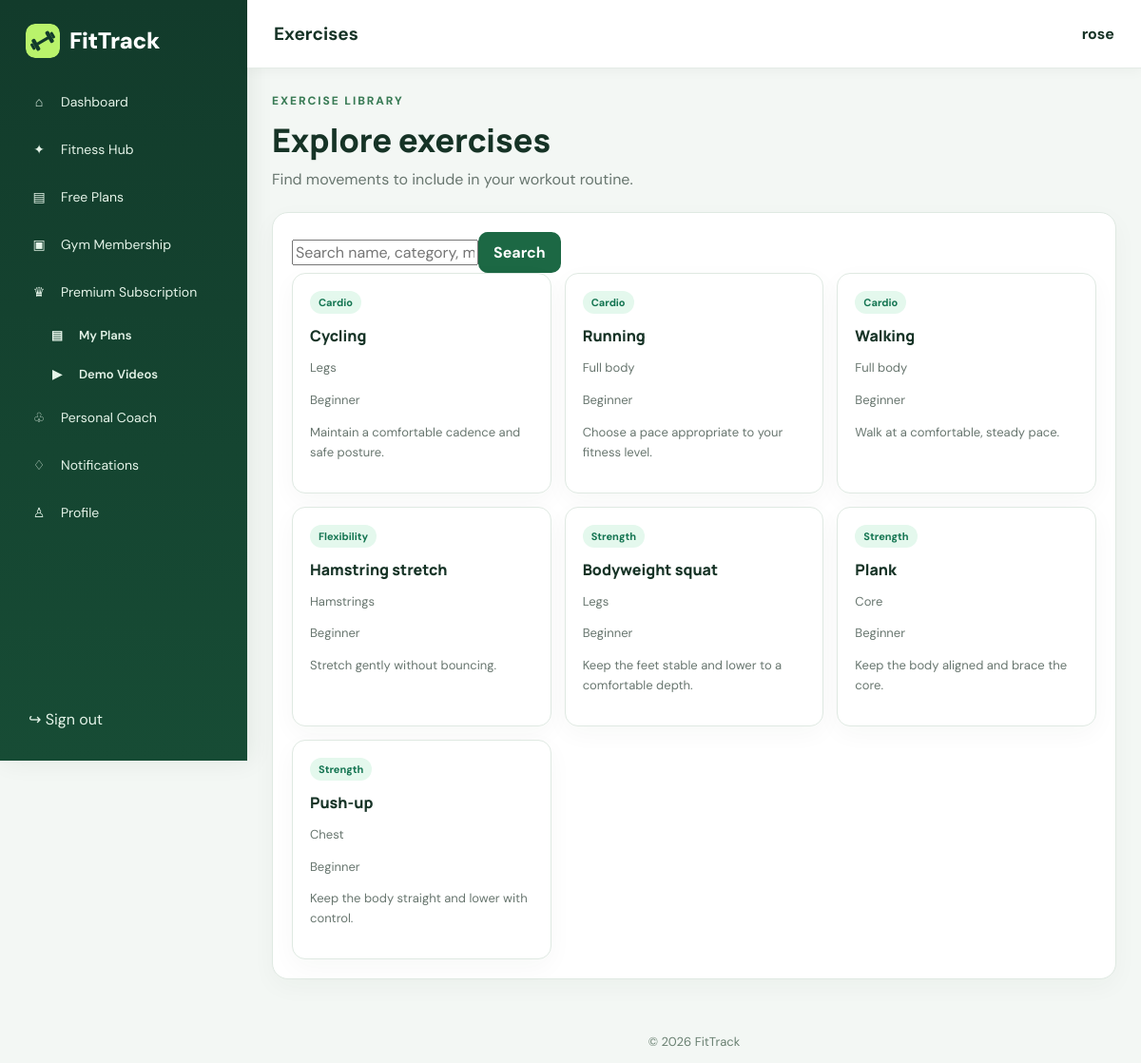
The app's page /exercises.php (signed in) with its own data.
### tables this page shows
CREATE TABLE `exercises` (
  `id` bigint(20) UNSIGNED NOT NULL,
  `name` varchar(150) NOT NULL,
  `category` varchar(50) NOT NULL,
  `muscle_group` varchar(100) DEFAULT NULL,
  `difficulty` enum('beginner','intermediate','advanced') NOT NULL DEFAULT 'beginner',
  `equipment` varchar(120) DEFAULT NULL,
  `instructions` text DEFAULT NULL,
  `created_at` timestamp NOT NULL DEFAULT current_timestamp()
);

### includes/auth.php (called while the page is built, shortened)
<?php
require_once __DIR__ . '/init.php';
function hasActivePremium(PDO $pdo, int $userId): bool {
    static $cache = [];
    $q = $pdo->prepare("SELECT 1 FROM users WHERE id = ? AND subscription_status = 'active' AND subscription_expires_at >= CURDATE() LIMIT 1");
    $q->execute([$userId]);
    return $cache[$userId] = (bool) $q->fetchColumn();
}

### exercises.php (the view, shortened to what this page needs)
<?php
require_once __DIR__ . '/includes/init.php';
require_once __DIR__ . '/includes/auth.php';
$sql = 'SELECT id, name, category, muscle_group, difficulty, equipment, instructions FROM exercises';
$params = [];
$sql .= ' ORDER BY category, name LIMIT 200';
$stmt = $pdo->prepare($sql);
$stmt->execute($params);
$exercises = $stmt->fetchAll();
require __DIR__ . '/includes/header.php';
?>
<section class="page-heading"><div><p class="eyebrow">EXERCISE LIBRARY</p><h1>Explore exercises</h1><p>Find movements to include in your workout routine.</p></div></section>
<section class="panel">
    <form class="search-form" method="GET"><input name="q" value="<?= escapeHtml($q) ?>" placeholder="Search name, category, muscle group"><button class="btn" type="submit">Search</button></form>
    <?php if (!$exercises): ?><p>No exercises found. An admin can add exercises from the admin panel.</p><?php else: ?>
    <div class="card-grid">
    <?php foreach ($exercises as $e): ?><article class="exercise-card"><span class="pill"><?= escapeHtml($e['category']) ?></span><h3><?= escapeHtml($e['name']) ?></h3><p class="muted"><?= escapeHtml($e['muscle_group'] ?: 'General') ?></p><p class="muted"><?= escapeHtml(ucfirst((string)$e['difficulty'])) ?><?= $e['equipment'] ? ' · ' . escapeHtml($e['equipment']) : '' ?></p><?php if ($e['instructions']): ?><p><?= nl2br(escapeHtml($e['instructions'])) ?></p><?php endif; ?></article><?php endforeach; ?>
    </div>
    <?php endif; ?>
</section>
<?php require __DIR__ . '/includes/footer.php'; ?>

### assets/css/style.css (style rules this page uses)
:root { --green: #12c115; --green-dark: #8f0b13; --ink: #171717; --muted: #737373; --line: #e5e5e5; --bg: #f7f7f7; --white: #fff; --red: #b42318; --shadow: 0 12px 32px #1717170a; }
* { box-sizing: border-box; }
body { margin: 0; background: var(--bg); color: var(--ink); font-family: 'DM Sans', Arial, sans-serif; }
button, input, select, textarea { font: inherit; }
.eyebrow { font-size: 12px; letter-spacing: 1.5px; font-weight: 800; text-transform: uppercase; color: var(--green); margin: 0 0 13px; }
.role-card, .panel, .auth-card, .stat { background: #fff; border: 1px solid var(--line); border-radius: 17px; box-shadow: var(--shadow); }
.muted { color: var(--muted); font-size: 12px; }
.panel { padding: 20px; margin-bottom: 17px; min-width: 0; }
.panel h3 { font: 800 17px Manrope, sans-serif; margin: 0; }
.btn { display: inline-flex; justify-content: center; align-items: center; gap: 8px; border: 0; border-radius: 10px; background: var(--green); color: #fff; padding: 11px 16px; font-weight: 700; cursor: pointer; }
.page-heading { display: flex; align-items: center; justify-content: space-between; gap: 16px; margin: 0 0 22px; }
.page-heading h1 { font: 800 clamp(25px, 3vw, 34px)/1.2 Manrope, sans-serif; margin: 0 0 8px; }
.page-heading p:not(.eyebrow) { color: var(--muted); margin: 0; line-height: 1.6; }
.card-grid { display: grid; grid-template-columns: repeat(3, minmax(0, 1fr)); gap: 14px; }
.exercise-card { min-width: 0; padding: 18px; border: 1px solid var(--line); border-radius: 14px; background: #fff; }
.exercise-card h3 { font: 800 16px Manrope, sans-serif; margin: 12px 0 8px; overflow-wrap: anywhere; }
.exercise-card p { color: var(--muted); font-size: 13px; line-height: 1.6; }
.pill { display: inline-flex; padding: 5px 9px; border-radius: 20px; background: #e4f8ed; color: #137451; font-size: 11px; font-weight: 700; }
:root { --green: #c1121f; --green-dark: #8f0b13; --ink: #171717; --muted: #737373; --line: #e5e5e5; --bg: #f7f7f7; }
:root { --ft-green:#166534; --ft-green-dark:#123b2b; --ft-green-soft:#e7f5ec; --ft-border:#d7e8dc; }
body { --primary:var(--ft-green); }

### assets/css/style2.css (style rules this page uses)
:root { --ink:#17251f;--muted:#68766f;--green:#b9f36b;--deep:#12241d;--paper:#f6f8f4;--line:#e2e9e1 }
.eyebrow { font-size:12px;letter-spacing:.16em;font-weight:800;color:#628746 }
:root { --ft-green:#166534; --ft-green-dark:#123b2b; --ft-green-soft:#e7f5ec; --ft-border:#d7e8dc; }
body { --primary:var(--ft-green); }
.ft-content .panel,.ft-content .stat-card,.ft-content .exercise-card,.ft-content .hub-card { border-color:#dfe9e2;box-shadow:0 8px 26px rgba(21,54,35,.035) }
.ft-content .btn,.ft-content .button { background:#1c6844;color:#fff;border-color:#1c6844 }
.ft-content .page-heading h1 { color:#163326 }
.ft-content .eyebrow { color:#397b55 }

### records on screen
exercises: category "Cardio", name "Cycling", muscle_group "Legs", difficulty "Beginner", instructions "Maintain a comfortable cadence and safe posture."
exercises: category "Cardio", name "Running", muscle_group "Full body", difficulty "Beginner", instructions "Choose a pace appropriate to your fitness level."
exercises: category "Cardio", name "Walking", muscle_group "Full body", difficulty "Beginner", instructions "Walk at a comfortable, steady pace."
exercises: category "Flexibility", name "Hamstring stretch", muscle_group "Hamstrings", difficulty "Beginner", instructions "Stretch gently without bouncing."
exercises: category "Strength", name "Bodyweight squat", muscle_group "Legs", difficulty "Beginner", instructions "Keep the feet stable and lower to a comfortable depth."
exercises: category "Strength", name "Plank", muscle_group "Core", difficulty "Beginner", instructions "Keep the body aligned and brace the core."
exercises: category "Strength", name "Push-up", muscle_group "Chest", difficulty "Beginner", instructions "Keep the body straight and lower with control."

### other values on screen
$icon "⌂"
$label "Dashboard"
$icon "✦"
$label "Fitness Hub"
$icon "▤"
$label "Free Plans"
$icon "▣"
$label "Gym Membership"
$icon "♛"
$label "Premium Subscription"
$si "▤"
$sl "My Plans"
$si "▶"
$sl "Demo Videos"
$icon "♧"
